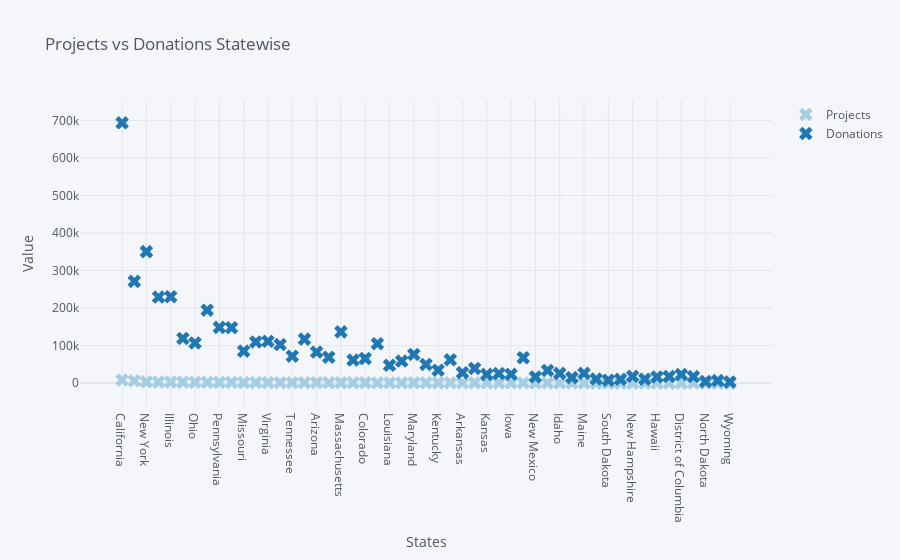

Source (notebook cell):
### Code cell
df.iplot(kind='scatter',xTitle='States', yTitle='Value',title='Projects vs Donations Statewise',symbol='4',mode='markers',colorscale='paired')

### Figure 1 — Plotly figure (JSON) as saved in the notebook; plotly's stock layout.template omitted (floating-point values rounded to 4 significant figures)
{"data": [{"line": {"color": "rgba(166, 206, 227, 1.0)", "dash": "solid", "shape": "linear", "width": 1.3}, "marker": {"size": 12, "symbol": "4"}, "mode": "markers", "name": "Projects", "text": "", "type": "scatter", "x": ["California", "Texas", "New York", "Florida", "Illinois", "Michigan", "Ohio", "North Carolina", "Pennsylvania", "Georgia", "Missouri", "New Jersey", "Virginia", "Washington", "Tennessee", "Indiana", "Arizona", "Wisconsin", "Massachusetts", "Oklahoma", "Colorado", "South Carolina", "Louisiana", "Minnesota", "Maryland", "Alabama", "Kentucky", "Oregon", "Arkansas", "Utah", "Kansas", "Mississippi", "Iowa", "Connecticut", "New Mexico", "Nevada", "Idaho", "West Virginia", "Maine", "Nebraska", "South Dakota", "Montana", "New Hampshire", "Alaska", "Hawaii", "Rhode Island", "District of Columbia", "Delaware", "North Dakota", "Vermont", "Wyoming"], "y": [8457, 6485, 3819, 3302, 3126, 2653, 2546, 2543, 2163, 2125, 1779, 1775, 1656, 1581, 1555, 1555, 1529, 1479, 1447, 1340, 1321, 1260, 1215, 1169, 1145, 1141, 1024, 978, 923, 883, 851, 840, 833, 816, 546, 538, 513, 513, 483, 409, 317, 312, 299, 273, 266, 246, 227, 208, 200, 181, 148]}, {"line": {"color": "rgba(31, 120, 180, 1.0)", "dash": "solid", "shape": "linear", "width": 1.3}, "marker": {"size": 12, "symbol": "4"}, "mode": "markers", "name": "Donations", "text": "", "type": "scatter", "x": ["California", "Texas", "New York", "Florida", "Illinois", "Michigan", "Ohio", "North Carolina", "Pennsylvania", "Georgia", "Missouri", "New Jersey", "Virginia", "Washington", "Tennessee", "Indiana", "Arizona", "Wisconsin", "Massachusetts", "Oklahoma", "Colorado", "South Carolina", "Louisiana", "Minnesota", "Maryland", "Alabama", "Kentucky", "Oregon", "Arkansas", "Utah", "Kansas", "Mississippi", "Iowa", "Connecticut", "New Mexico", "Nevada", "Idaho", "West Virginia", "Maine", "Nebraska", "South Dakota", "Montana", "New Hampshire", "Alaska", "Hawaii", "Rhode Island", "District of Columbia", "Delaware", "North Dakota", "Vermont", "Wyoming"], "y": [693577, 271348, 350553, 229542, 230350, 119337, 107401, 194465, 148752, 147897, 85597, 109926, 111740, 103021, 72123, 117470, 83092, 69479, 136845, 61697, 65940, 105421, 47699, 59078, 76769, 50002, 34700, 62418, 28021, 39336, 23598, 25863, 23894, 67892, 16734, 34220, 26245, 14929, 26550, 11131, 7982, 10614, 18555, 10729, 16707, 18129, 23217, 17872, 4666, 7157, 3476]}], "layout": {"legend": {"bgcolor": "#F5F6F9", "font": {"color": "#4D5663"}}, "paper_bgcolor": "#F5F6F9", "plot_bgcolor": "#F5F6F9", "title": {"font": {"color": "#4D5663"}, "text": "Projects vs Donations Statewise"}, "xaxis": {"gridcolor": "#E1E5ED", "showgrid": true, "tickfont": {"color": "#4D5663"}, "title": {"font": {"color": "#4D5663"}, "text": "States"}, "zerolinecolor": "#E1E5ED"}, "yaxis": {"gridcolor": "#E1E5ED", "showgrid": true, "tickfont": {"color": "#4D5663"}, "title": {"font": {"color": "#4D5663"}, "text": "Value"}, "zerolinecolor": "#E1E5ED"}}}
